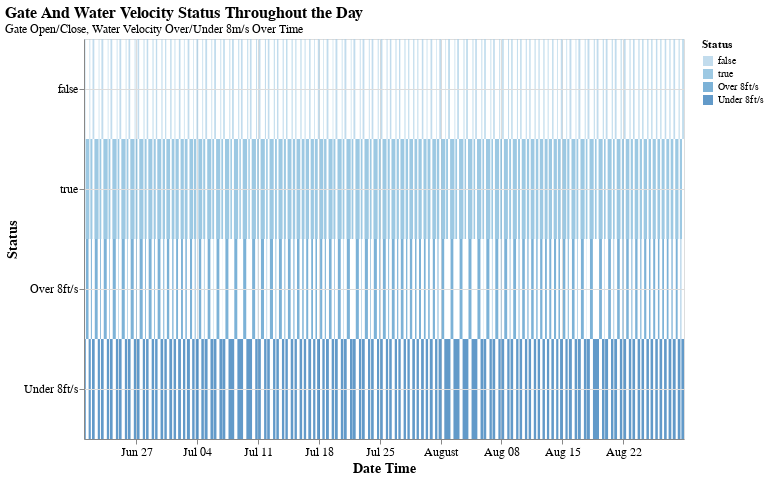

Notebook code for this chart:
### Code cell
joint_df = pd.concat([consecutive_streaks, consecutive_streaks_vel])

chart = alt.Chart(joint_df).mark_rect(size=20, opacity=0.7).encode(
    y=alt.Y('Status:O', title='Status', axis=alt.Axis(titleFontSize=14)),
    x=alt.X('min_datetime:T', title='Date Time', axis=alt.Axis(titleFontSize=14)),
    x2='max_datetime:T',
    color="Status:O",
    tooltip=[
        alt.Tooltip('Status:O', title='Status'),
        # alt.Tooltip('min_datetime:T', title='Start Time'),
        # alt.Tooltip('max_datetime:T', title='End Time'),
        alt.Tooltip('streak_duration:Q', title='Duration(hour)')]
).properties(
    title={
        "text": ["Gate And Water Velocity Status Throughout the Day"],
        "subtitle": "Gate Open/Close, Water Velocity Over/Under 8m/s Over Time",
        "fontSize": 16,
        "subtitleFontSize": 12,
        "anchor": "start",
        "color": "black"
    },
    width=600,
    height=400
).configure_axis(
    grid=True,
    labelFontSize=12,
    titleFontSize=14,
).configure_title(
    fontSize=18,
    anchor='start'
)

# Show the chart
chart

### Figure 1 — Vega-Lite specification as saved in the notebook (floating-point values rounded to 4 significant figures; data arrays with more than 128 entries replaced by an {"elided": "..."} marker saying what was removed)
{"config": {"view": {"continuousWidth": 300, "continuousHeight": 300}, "axis": {"grid": true, "labelFontSize": 12, "titleFontSize": 14}, "title": {"anchor": "start", "fontSize": 18}}, "data": {"name": "data-e242904a49b0863e97de6c24d5686d2c"}, "mark": {"type": "rect", "opacity": 0.7, "size": 20}, "encoding": {"color": {"field": "Status", "type": "ordinal"}, "tooltip": [{"field": "Status", "title": "Status", "type": "ordinal"}, {"field": "streak_duration", "title": "Duration(hour)", "type": "quantitative"}], "x": {"axis": {"titleFontSize": 14}, "field": "min_datetime", "title": "Date Time", "type": "temporal"}, "x2": {"field": "max_datetime"}, "y": {"axis": {"titleFontSize": 14}, "field": "Status", "title": "Status", "type": "ordinal"}}, "height": 400, "title": {"text": ["Gate And Water Velocity Status Throughout the Day"], "subtitle": "Gate Open/Close, Water Velocity Over/Under 8m/s Over Time", "fontSize": 16, "subtitleFontSize": 12, "anchor": "start", "color": "black"}, "width": 600, "$schema": "https://vega.github.io/schema/vega-lite/v5.20.1.json", "datasets": {"data-e242904a49b0863e97de6c24d5686d2c": {"elided": "518 records"}}}
